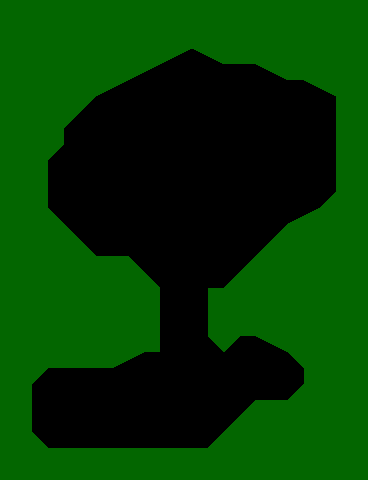

A 2D game scene composited from a Tiled map and its tileset images. What follows is a short description and the map's XML, with every tile layer's data as written:
An orthogonal 23x30 tile map with 16x16 px tiles, 1 tile layer (world), 2 tilesets and 5 objects.

<map version="1.0" orientation="orthogonal" renderorder="right-down" width="23" height="30" tilewidth="16" tileheight="16" nextobjectid="24">
 <tileset firstgid="1" source="tilesets/blockout.tsx" />
 <tileset firstgid="257" source="tilesets/objects.tsx" />
 <layer name="world" width="23" height="30">
  <data encoding="csv">
2,2,2,2,2,2,2,2,2,2,2,2,2,2,2,2,2,2,2,2,2,2,2,
2,2,2,2,2,2,2,2,2,2,2,2,2,2,2,2,2,2,2,2,2,2,2,
2,2,2,2,2,2,2,2,2,2,2,2,2,2,2,2,2,2,2,2,2,2,2,
2,2,2,2,2,2,2,2,2,2,25,26,23,24,2,2,2,2,2,2,2,2,2,
2,2,2,2,2,2,2,2,25,26,0,0,0,0,0,0,23,24,2,2,2,2,2,
2,2,2,2,2,2,25,26,0,0,0,0,0,0,0,0,0,0,0,23,24,2,2,
2,2,2,2,2,20,0,0,0,0,0,0,0,0,0,0,0,0,0,0,1,2,2,
2,2,2,2,20,0,0,0,0,0,0,0,0,0,0,0,0,0,0,0,1,2,2,
2,2,2,2,0,0,0,0,0,0,0,0,0,0,0,0,0,0,0,0,1,2,2,
2,2,2,20,0,0,0,0,0,0,0,0,0,0,0,0,0,0,0,0,1,2,2,
2,2,2,0,0,0,0,0,0,0,0,0,0,0,0,0,0,0,0,0,1,2,2,
2,2,2,1,1,1,0,0,0,0,0,0,0,0,0,0,0,0,0,0,1,2,2,
2,2,2,1,1,1,0,0,0,0,0,0,0,0,0,0,0,0,0,0,3,2,2,
2,2,2,4,1,1,1,0,0,0,0,0,0,0,0,0,0,0,7,8,2,2,2,
2,2,2,2,4,0,1,1,0,1,0,0,0,0,0,0,0,3,2,2,2,2,2,
2,2,2,2,2,4,1,1,0,1,0,0,0,0,0,0,3,2,2,2,2,2,2,
2,2,2,2,2,2,2,2,21,1,0,0,0,0,0,3,2,2,2,2,2,2,2,
2,2,2,2,2,2,2,2,2,21,0,0,0,0,3,2,2,2,2,2,2,2,2,
2,2,2,2,2,2,2,2,2,2,0,0,0,2,2,2,2,2,2,2,2,2,2,
2,2,2,2,2,2,2,2,2,2,0,0,0,2,2,2,2,2,2,2,2,2,2,
2,2,2,2,2,2,2,2,2,2,0,0,0,2,2,2,2,2,2,2,2,2,2,
2,2,2,2,2,2,2,2,2,2,0,0,0,6,5,0,23,24,2,2,2,2,2,
2,2,2,2,2,2,2,25,26,0,0,0,0,0,0,0,0,0,19,2,2,2,2,
2,2,20,0,0,0,0,0,0,0,0,0,0,0,0,0,0,0,0,2,2,2,2,
2,2,0,0,0,0,0,0,0,0,0,0,0,0,0,0,0,0,3,2,2,2,2,
2,2,0,0,0,0,0,0,0,0,0,0,0,0,0,3,2,2,2,2,2,2,2,
2,2,0,0,0,0,0,0,0,0,0,0,0,0,3,2,2,2,2,2,2,2,2,
2,2,4,0,0,0,0,0,0,0,0,0,0,3,2,2,2,2,2,2,2,2,2,
2,2,2,2,2,2,2,2,2,2,2,2,2,2,2,2,2,2,2,2,2,2,2,
2,2,2,2,2,2,2,2,2,2,2,2,2,2,2,2,2,2,2,2,2,2,2
</data>
 </layer>
 <objectgroup name="objects">
  <object id="1" gid="263" x="48" y="416" width="16" height="16" />
  <object id="8" x="144" y="272" width="80" height="16">
   <properties>
    <property name="hideIfCompleted" type="int" value="2" />
   </properties>
  </object>
 </objectgroup>
 <objectgroup name="triggers">
  <properties>
   <property name="unity:layer" value="Triggers" />
  </properties>
  <object id="21" x="160" y="288" width="48" height="48">
   <properties>
    <property name="completedImage" value="Assets/Sprites/castle_cleared.png" />
    <property name="destination" value="blockout" />
    <property name="id" type="int" value="2" />
    <property name="image" value="Assets/Sprites/castle_incomplete.png" />
    <property name="trigger" value="LevelEntrance" />
   </properties>
  </object>
  <object id="22" x="160" y="160" width="48" height="48">
   <properties>
    <property name="completedImage" value="Assets/Sprites/castle_cleared.png" />
    <property name="destination" value="testlevel" />
    <property name="id" type="int" value="3" />
    <property name="image" value="Assets/Sprites/castle_incomplete.png" />
    <property name="trigger" value="LevelEntrance" />
   </properties>
  </object>
  <object id="23" x="240" y="352" width="48" height="48">
   <properties>
    <property name="completedImage" value="Assets/Sprites/castle_cleared.png" />
    <property name="destination" value="smw" />
    <property name="id" type="int" value="1" />
    <property name="image" value="Assets/Sprites/castle_incomplete.png" />
    <property name="trigger" value="LevelEntrance" />
   </properties>
  </object>
 </objectgroup>
</map>
